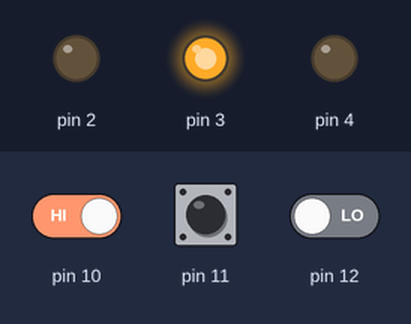
Bench run of a sketch on a simulated Arduino Uno, built with avr-gcc and run on an emulated ATmega328P. On the bench: output pins drawn as LEDs (lit = HIGH). Dashed ring = blinking. The inputs (shaded band) are chosen by the test bench; at power-on: pin 10 HIGH, pin 12 LOW, pin 11 HIGH.

Above: at 1.2 s.
1.3 s: pin 10 driven LOW
At 1.42 s:
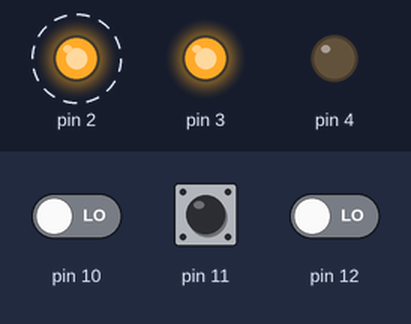
4.3 s: pin 12 driven HIGH
At 4.57 s:
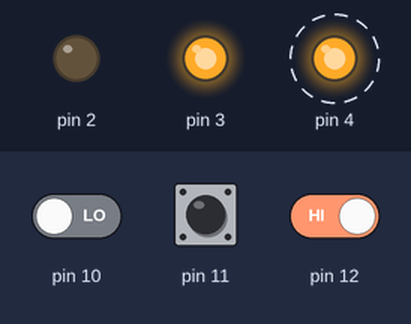
7.3 s: pin 10 driven HIGH
At 7.72 s:
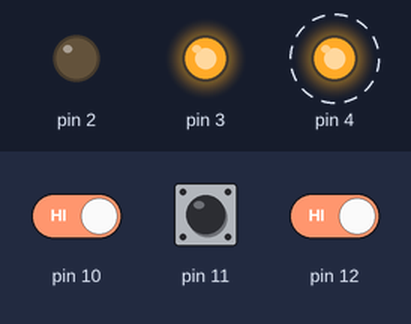
10.3 s: pin 12 driven LOW
At 11.2 s:
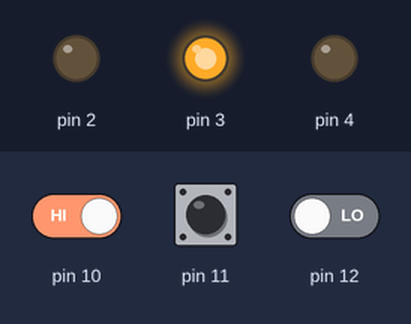
Timing chart, 0 to 12.8 s (numbered marks = the images above; inputs shaded):
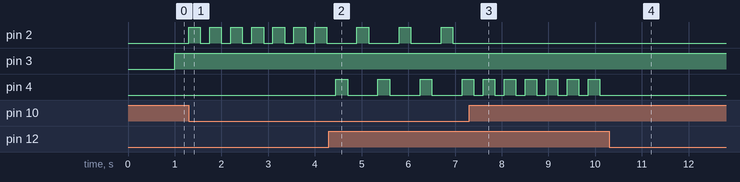

Measured:
- after the input at 1.3 s, pin 2: alternates HIGH for 0.25 s and LOW for 0.20 s, starting at once; pin 3: stays HIGH (without the input it goes to LOW after 0.20 s)
- after the input at 4.3 s, pin 2: alternates HIGH for 0.25 s and LOW for 0.65 s, starting after 0.60 s; pin 4: alternates HIGH for 0.25 s and LOW for 0.65 s, starting after 0.15 s
- after the input at 7.3 s, pin 2: stops changing and stays LOW; pin 4: alternates HIGH for 0.25 s and LOW for 0.20 s, starting after 0.30 s
- after the input at 10.3 s, pin 4: stops changing and stays LOW

The sketch:

_.ino
```cpp
//กำหนดตัวแปร เพื่อเก็บค่าเวลา
long Hlong1 = 0;
long Hlong2 = 0;
long Hlong3 = 0;
void setup() {
  // put your setup code here, to run once:
  // บอกช่อง อิน เอ้า ที่ใช้
  pinMode (10,INPUT);
  pinMode (11,INPUT);
  pinMode (12,INPUT);
  pinMode (2,OUTPUT);
  pinMode (3,OUTPUT);
  pinMode (4,OUTPUT);
}

void loop() {
  // put your main code here, to run repeatedly:
Serial.begin(9600);
bool s10=digitalRead(10);
bool s11=digitalRead(11);
bool s12=digitalRead(12);
//GREEN

if(digitalRead(4)==LOW)
{
  if(digitalRead(10)==LOW&&digitalRead(2)==LOW)
  {digitalWrite(2,HIGH);Hlong1=millis(); delay(250);}

 if(digitalRead(10)==LOW&&digitalRead(2)==HIGH)
  {digitalWrite(2,LOW); delay(200);}

 if(millis()-Hlong1>=2550)
 {digitalWrite(2,LOW);}
}

//YELLOW
if(digitalRead(2)==LOW&&digitalRead(4)==LOW)
{
  if(digitalRead(11)==LOW&&digitalRead(3)==LOW)
    {digitalWrite(3,HIGH); Hlong2=millis();}
  if(millis()-Hlong2==500)
    {digitalWrite(3,LOW);}
  if(millis()-Hlong2==1000)
    {digitalWrite(3,HIGH);}
  if(millis()-Hlong2==1500)
    {digitalWrite(3,LOW);}
}
 //RED
if(digitalRead(12)==HIGH&&digitalRead(4)==LOW)
  {digitalWrite(4,HIGH); Hlong3=millis(); delay(250);}
if(digitalRead(12)==HIGH&&digitalRead(4)==HIGH)
 {digitalWrite(4,LOW); delay(200);}
if(millis()-Hlong3>=2550)
 {digitalWrite(4,LOW);}
}
```
